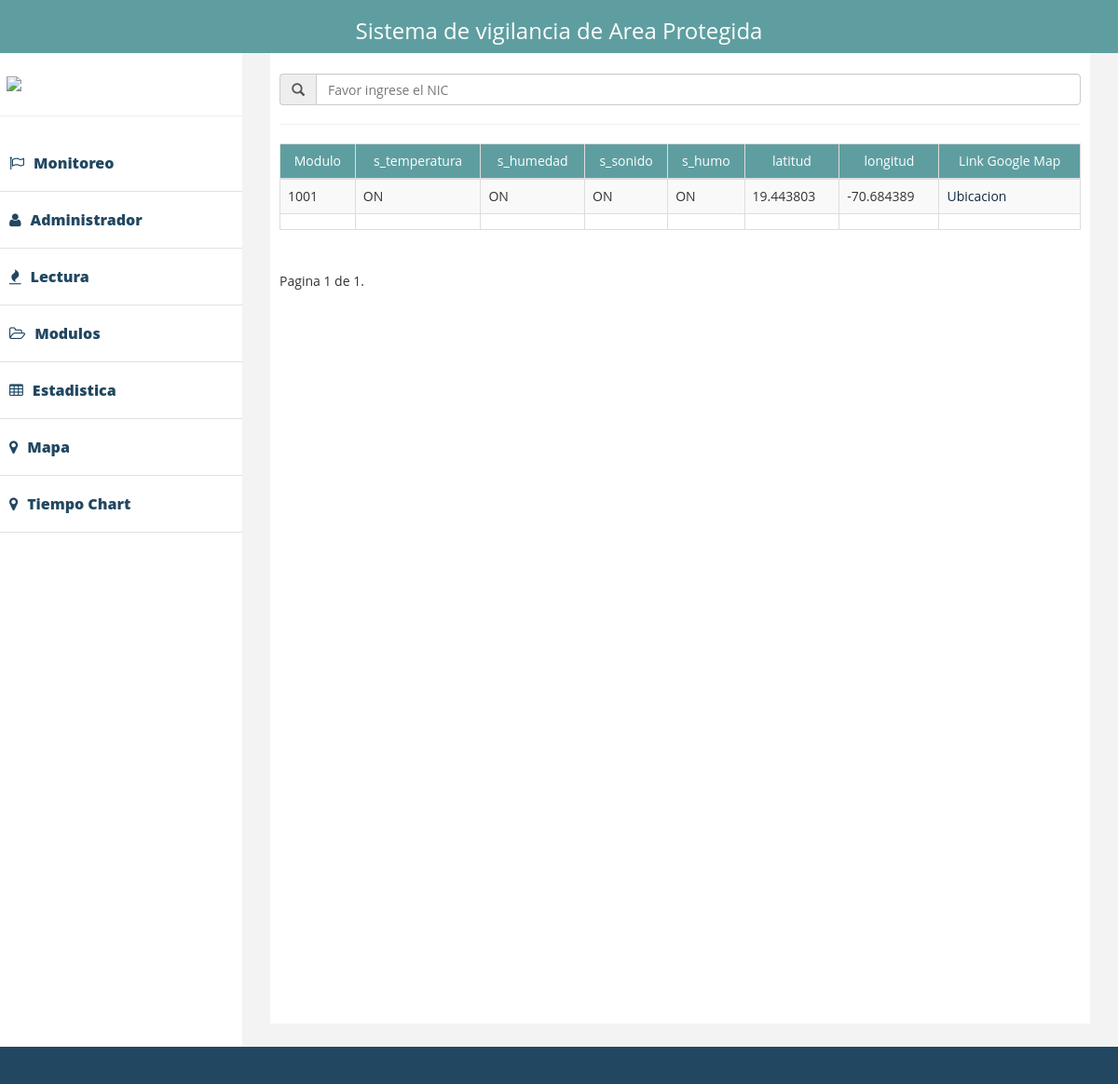
Page /interface/modulo/ on the committed database.
### interface/models.py (models this page shows)
class Module(models.Model):
    modulo = models.CharField(max_length=8, primary_key=True)
    s_state = (
        ('ON', 'ON'),
        ('OFF', 'OFF'),
        ('OUT', 'OUT'),
    )
    s_temperatura   = models.CharField(max_length=5, choices=s_state, default='ON')
    s_humedad       = models.CharField(max_length=5, choices=s_state, default='ON')
    s_sonido        = models.CharField(max_length=5, choices=s_state, default='ON')
    s_humo          = models.CharField(max_length=5, choices=s_state, default='ON')
    latitud         = models.FloatField(blank=True, null=True)
    longitud        = models.FloatField(blank=True, null=True)

### interface/views.py (the view)
def modulos(request):
    querryset_list = Module.objects.all()
    paginator = Paginator(querryset_list, 15)
    page = request.GET.get('page')
    try:
        querryset = paginator.page(page)
    except PageNotAnInteger:
        querryset = paginator.page(1)
    except EmptyPage:
        querryset = paginator.page(paginator.num_pages)
    context = {
        'Object_list': querryset
    }
    return render(request, 'modulo.html', context)

### templates/modulo.html (shortened to what this page needs)
{% extends 'index.html' %}
{% load staticfiles %}
{% block filter %}
   <div style="padding-top: 20px">
        <div class="input-group">
            <span class="input-group-addon"><span class="glyphicon glyphicon-search"></span></span>
            <input type="text" id="myInput" placeholder="Favor ingrese el NIC" name="nic" class="form-control" >
        </div>
    </div>
    <hr/>
{% endblock %}
{% block table %}
    <thead id="head-th">
    <tr>
        <td>Modulo</td>
        <td>s_temperatura</td>
        <td>s_humedad</td>
        <td>s_sonido</td>
        <td>s_humo</td>
        <td>latitud</td>
        <td>longitud</td>
        <td>Link Google Map</td>
    </tr>
    </thead>
    <tbody>
        {% for ob in Object_list %}
            <tr onload="">
                <td>{{ ob.modulo }}</td>
                <td>{{ ob.s_temperatura }}</td>
                <td> {{ ob.s_humedad }}</td>
                <td> {{ ob.s_sonido }}</td>
                <td> {{ ob.s_humo }}</td>
                <td> {{ ob.latitud }}</td>
                <td> {{ ob.longitud }}</td>
                <td>
                    <a href='{{ ob.ubicacion }}'
                       style="color: #122b40" target="_blank">Ubicacion</a></td>
            </tr>
        {% endfor %}
        <tr>
            <td>{{ ob.modulo }}</td>
            <td>{{ ob.s_temperatura }}</td>
            <td> {{ ob.s_humedad }}</td>
            <td> {{ ob.s_sonido }}</td>
            <td> {{ ob.s_humo }}</td>
            <td> {{ ob.latitud }}</td>
            <td> {{ ob.longitud }}</td>
            <td>
            </td>
        </tr>
    </tbody>{% endblock %}

### static/assets/css/custom.css (style rules this page uses)
body { font-family: 'Open Sans', sans-serif; line-height:30px; }

### static/css/styles.css (style rules this page uses)
#head-th { background-color: cadetblue; color: white; text-align: center; }
input, button { background-color:transparent; border:0; }
html, body { height: 100%; margin: 0; padding: 0; }

### rows in the picture
Module: modulo "1001", s_temperatura "ON", s_humedad "ON", s_sonido "ON", s_humo "ON", latitud "19.443803", longitud "-70.684389"

### other values in the picture
{{ Object_list.number }} "1"
{{ Object_list.paginator.num_pages }} "1"
